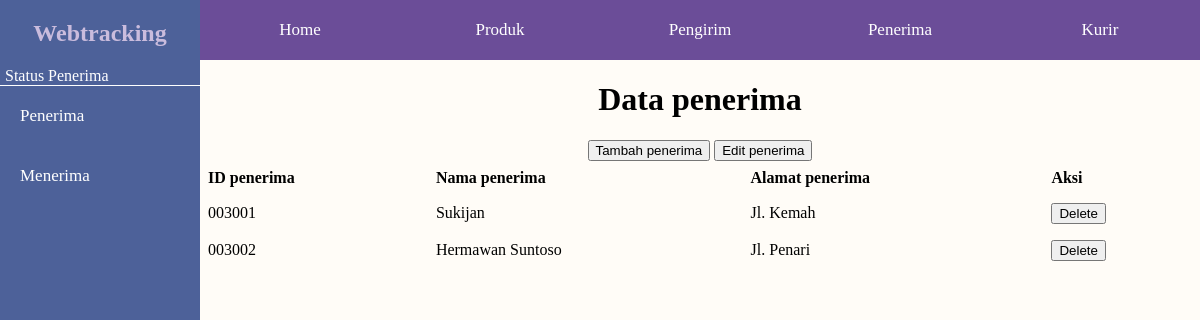
Screenshot of /public/penerima.php with the database file from the repository.
### tables this page shows
CREATE TABLE `penerima` (
  `id_penerima` varchar(12) NOT NULL,
  `nama_penerima` varchar(64) DEFAULT NULL,
  `alamat_penerima` varchar(255) DEFAULT NULL
);

### php/connect.php (called while the page is built, shortened)
<?php
function connect()
{
    $connection = mysqli_connect('localhost', 'root', '', 'webtracking');
    return $connection;
}
?>

### public/penerima.php (the view, shortened to what this page needs)
<?php
require '../php/connect.php';
?>
<!DOCTYPE html>
<html lang="en">
<head>
    <link rel="stylesheet" href="../css/main-style.css">
</head>
<body>
    <div class="wrapper">
        <aside>
            <div class="logo">
                <h2>Webtracking</h2>
            </div>
            <p id="status">Status Penerima</p>
            <a href="penerima.php">Penerima</a>
            <a href="relasi/menerima.php">Menerima</a>
        </aside>
        <div class="content">
            <nav id="sidenav">
                <a href="../index.php">Home</a>
                <a href="produk.php">Produk</a>
                <a href="pengirim.php">Pengirim</a>
                <a href="penerima.php">Penerima</a>
                <a href="kurir.php">Kurir</a>
            </nav>
            <main>
                <div class="main-content">
                    <h1>Data penerima</h1>
                    <div class="action-button">
                        <button class="open-button-add" id="open-button-add" onclick="displayAddFormPopup()">Tambah penerima</button>
                        <button class="open-button-edit" id="open-button-edit" onclick="displayEditFormPopup()">Edit penerima</button>
                    </div>
                    <table>
                        <tr>
                            <th>ID penerima</th>
                            <th>Nama penerima</th>
                            <th>Alamat penerima</th>
                            <th>Aksi</th>
                        </tr>
                        <?php
                        $query = "SELECT * FROM penerima";
                        $result = mysqli_query(connect(), $query);
                        while ($row = mysqli_fetch_assoc($result)) {
                            echo "<tr>";
                            echo "<td>" . $row['id_penerima'] . "</td>";
                            echo "<td>" . $row['nama_penerima'] . "</td>";
                            echo "<td>" . $row['alamat_penerima'] . "</td>";
                            echo "<td>";
                            echo "<form action='' method='POST'>";
                            echo "<button type='submit' class='btn' name='deletePenerima'>Delete</button>";
                            echo "</form>";
                            echo "</td>";
                            echo "</tr>";
                        }
                        ?>
                    </table>
                </div>
            </main>
        </div>
    </div>
</body>
</html>

### css/main-style.css (style rules this page uses)
* { box-sizing: border-box; }
body { margin: 0; }
.wrapper { display: flex; height: 100vh; }
.content { display: flex; flex-direction: column; flex: 1 1 auto; }
nav { display: flex; overflow: hidden; background-color: #6B4D98; }
nav a { flex: 1 1 0; padding: 20px; font-size: 17px; text-align: center; text-decoration: none; color: #fff; }
aside { display: flex; flex-direction: column; flex: 0 0 200px; background-color: #4D6199; }
aside a { padding: 20px; font-size: 17px; text-decoration: none; color: #fff; }
main { flex: 1; background-color: #fffcf7; }
#status { padding: 0px 5px; color: #fff; border-bottom: 1px solid #fff; margin: 0; }
.main-content { display: flex; flex-direction: column; align-items: center; }
.logo { text-align: center; color: #CABCDD; }
table { border-collapse: collapse; width: 100%; }
table th, table td { text-align: left; padding: 8px; }

### rows the page displays
penerima: id_penerima "003001", nama_penerima "Sukijan", alamat_penerima "Jl. Kemah"
penerima: id_penerima "003002", nama_penerima "Hermawan Suntoso", alamat_penerima "Jl. Penari"
